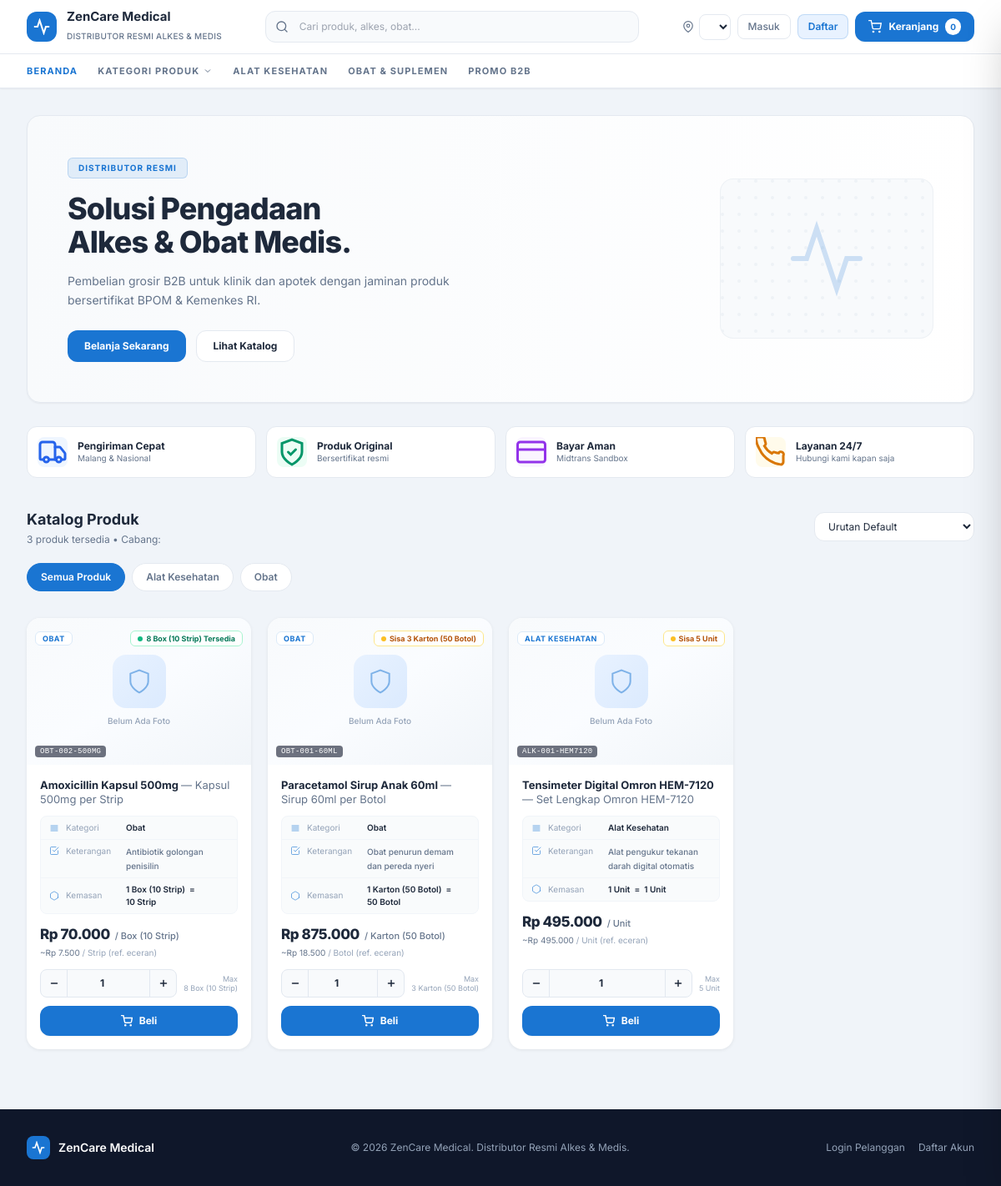
/zencare_store.php, run on the app's committed database.
### tables this page shows
CREATE TABLE pengaturan_web (
    id INT AUTO_INCREMENT PRIMARY KEY,
    nama_toko VARCHAR(100) NOT NULL DEFAULT 'ZenCare Medical',
    deskripsi TEXT NULL,
    telepon VARCHAR(20) NULL,
    whatsapp VARCHAR(20) NULL,
    alamat TEXT NULL,
    logo VARCHAR(255) NULL,
    banner_promosi VARCHAR(255) NULL,
    email_cs VARCHAR(150) NULL
);

CREATE TABLE produk_variasi (
    id INT AUTO_INCREMENT PRIMARY KEY,
    id_produk_induk INT NULL,
    sku_variasi VARCHAR(50) NOT NULL UNIQUE,
    nama_variasi VARCHAR(100) NOT NULL,
    satuan_kecil VARCHAR(50) NOT NULL DEFAULT 'Pcs',
    satuan_besar VARCHAR(50) NOT NULL DEFAULT 'Box',
    rasio_konversi SMALLINT NOT NULL DEFAULT 1,
    harga_jual_kecil DECIMAL(12,2) NOT NULL DEFAULT 0,
    harga_jual_besar DECIMAL(12,2) NOT NULL DEFAULT 0,
    stok_minimum INT NOT NULL DEFAULT 5,
    berat INT NOT NULL DEFAULT 100,
    gambar VARCHAR(500) NULL,
    tampil_di_online BOOLEAN DEFAULT 1,
    is_active BOOLEAN DEFAULT 1,
    FOREIGN KEY (id_produk_induk) REFERENCES produk_induk(id) ON DELETE SET NULL
);

CREATE TABLE produk_induk (
    id INT AUTO_INCREMENT PRIMARY KEY,
    sku_induk VARCHAR(50) NOT NULL UNIQUE,
    nama_produk VARCHAR(150) NOT NULL,
    deskripsi TEXT NULL,
    spesifikasi TEXT NULL COMMENT 'Spesifikasi teknis medis',
    info_pengiriman TEXT NULL,
    kategori ENUM('Obat', 'Alat Kesehatan') NOT NULL,
    gambar VARCHAR(255) NULL,
    is_active BOOLEAN DEFAULT 1,
    created_at TIMESTAMP DEFAULT CURRENT_TIMESTAMP
);

### zencare_store.php (the view, shortened to what the rows shown need)
<?php
require_once __DIR__ . '/config/koneksi.php';
$stmtWeb = $pdo->query("SELECT * FROM pengaturan_web WHERE id=1");
$webCfg  = $stmtWeb->fetch() ?: [];
$namaToko = $webCfg['nama_toko'] ?? 'ZenCare Medical';
$stmtProduk = $pdo->prepare("
    SELECT v.id,
           i.nama_produk AS nama_induk,
           v.nama_variasi,
           CONCAT(i.nama_produk, ' - ', v.nama_variasi) AS nama_produk,
           i.kategori,
           v.harga_jual_besar AS harga_jual,
           v.harga_jual_kecil AS harga_eceran,
           v.berat AS berat_gram,
           v.gambar,
           v.sku_variasi,
           i.deskripsi,
           COALESCE(sc.stok, 0) AS stok_sistem,
           v.tampil_di_online, v.satuan_besar, v.satuan_kecil, v.rasio_konversi
    FROM produk_variasi v
    JOIN produk_induk i ON v.id_produk_induk = i.id
    LEFT JOIN stok_toko sc ON sc.id_variasi = v.id
    WHERE v.is_active = 1 AND i.is_active = 1 AND v.tampil_di_online = 1
    ORDER BY i.kategori ASC, i.nama_produk ASC, v.id ASC
");
$stmtProduk->execute();
$products = $stmtProduk->fetchAll();
?>
<!DOCTYPE html>
<html lang="id">
<head>
    <script src="https://cdn.tailwindcss.com"></script>
</head>
<body class="bg-[#f0f4f9] text-zcTxt font-sans antialiased">
    <header class="bg-white border-b border-zcBrd sticky top-0 z-50 shadow-sm">
        <div class="max-w-7xl mx-auto px-4 lg:px-8 h-16 flex items-center justify-between gap-4">
            <div class="flex items-center gap-3 shrink-0">
                <div class="hidden sm:block">
                    <a href="zencare_store.php" class="text-[15px] font-bold text-zcTxt leading-tight block"><?= htmlspecialchars($namaToko) ?></a>
                    <span class="text-[10px] text-zcMut font-medium uppercase tracking-wide">Distributor Resmi Alkes &amp; Medis</span>
                </div>
            </div>
        </div>
    </header>
    <section class="max-w-7xl mx-auto px-4 lg:px-8 pt-8 pb-4">
        <div class="bg-gradient-to-r from-slate-50 to-white border border-zcBrd rounded-2xl p-8 sm:p-12 flex flex-col md:flex-row items-center justify-between gap-8 shadow-sm">
            <div class="max-w-lg">
                <h1 class="text-3xl sm:text-4xl font-extrabold text-zcTxt tracking-tight leading-[1.15] mb-4">Solusi Pengadaan<br>Alkes &amp; Obat Medis.</h1>
            </div>
        </div>
    </section>
    <main class="max-w-7xl mx-auto px-4 lg:px-8 py-6">
        <div class="flex flex-col sm:flex-row sm:items-center justify-between gap-4 mb-5">
            <div>
                <h2 class="text-lg font-bold text-zcTxt">Katalog Produk</h2>
            </div>
        </div>
        <div class="grid grid-cols-1 sm:grid-cols-2 md:grid-cols-3 lg:grid-cols-4 gap-5" id="product-grid">
            <?php foreach ($products as $p):
                $stokPcs  = intval($p['stok_sistem']);
                $rasio    = intval($p['rasio_konversi']) ?: 1;
                $stokBox  = floor($stokPcs / $rasio);
                $harga    = floatval($p['harga_jual']);
                $hargaEceran = floatval($p['harga_eceran']);
                $satBesar = $p['satuan_besar'];
                $satKecil = $p['satuan_kecil'];
                if ($stokBox <= 0) { $stokClass = 'bg-rose-50 text-rose-600 border-rose-200'; $stokDot = 'bg-rose-500'; $stokLabel = 'Habis'; }
                elseif ($stokBox <= 5) { $stokClass = 'bg-amber-50 text-amber-700 border-amber-200'; $stokDot = 'bg-amber-400'; $stokLabel = "Sisa $stokBox $satBesar"; }
                else { $stokClass = 'bg-emerald-50 text-emerald-700 border-emerald-200'; $stokDot = 'bg-emerald-500'; $stokLabel = "$stokBox $satBesar Tersedia"; }
                $desc = trim($p['deskripsi'] ?? '');
                $descShort = $desc ? mb_strimwidth($desc, 0, 72, '…') : 'Produk medis berkualitas & bersertifikat resmi.';
                $sku = $p['sku_variasi'] ?? '';
            ?>
            <div class="product-card group bg-white rounded-2xl overflow-hidden flex flex-col"
                 style="box-shadow:0 1px 4px rgba(0,0,0,.07);"
                 data-cat="<?= htmlspecialchars($p['kategori']) ?>"
                 data-name="<?= strtolower(htmlspecialchars($p['nama_produk'])) ?>"
                 data-price="<?= $harga ?>"
                 data-id="<?= $p['id'] ?>">
                <a href="ecommerce/produk.php?id=<?= $p['id'] ?>" class="relative bg-gradient-to-br from-slate-50 via-blue-50/30 to-slate-100 overflow-hidden block" style="height:176px">
                    <?php if (!empty($p['gambar'])): ?>
                        <img src="<?= htmlspecialchars($p['gambar']) ?>"
                             alt="<?= htmlspecialchars($p['nama_produk']) ?>"
                             class="w-full h-full object-contain p-3 transition-transform duration-300 group-hover:scale-105">
                    <?php else: ?>
                        <div class="w-full h-full flex flex-col items-center justify-center gap-2">
                            <div class="w-16 h-16 rounded-2xl bg-gradient-to-br from-zcLt to-blue-100 flex items-center justify-center">
                                <svg class="w-8 h-8 text-zc/50" viewBox="0 0 24 24" fill="none" stroke="currentColor" stroke-width="1.5" stroke-linecap="round"><path d="M12 22s8-4 8-10V5l-8-3-8 3v7c0 6 8 10 8 10z"/></svg>
                            </div>
                            <span class="text-[10px] font-medium text-slate-400">Belum Ada Foto</span>
                        </div>
                    <?php endif; ?>
                    <div class="absolute top-2.5 left-2.5">
                        <span class="px-2 py-0.5 bg-white/90 backdrop-blur-sm text-zc text-[9px] font-bold rounded-md border border-zc/15 uppercase tracking-wider">
                            <?= htmlspecialchars($p['kategori']) ?>
                        </span>
                    </div>
                    <div class="absolute top-2.5 right-2.5">
                        <span class="inline-flex items-center gap-1 px-2 py-0.5 rounded-md border text-[9px] font-bold <?= $stokClass ?> backdrop-blur-sm bg-white/80">
                            <span class="w-1.5 h-1.5 rounded-full <?= $stokDot ?> shrink-0"></span>
                            <?= htmlspecialchars($stokLabel) ?>
                        </span>
                    </div>
                    <?php if ($sku): ?>
                    <div class="absolute bottom-2 left-2.5">
                        <span class="px-1.5 py-0.5 bg-slate-900/60 text-white text-[9px] font-mono rounded tracking-wide">
                            <?= htmlspecialchars($sku) ?>
                        </span>
                    </div>
                    <?php endif; ?>
                </a>
                <div class="p-4 flex flex-col flex-1 gap-0">
                    <a href="ecommerce/produk.php?id=<?= $p['id'] ?>" class="block group-hover:text-zc transition">
                        <h3 class="text-[13px] font-bold text-zcTxt leading-snug line-clamp-2 mb-2.5">
                            <?= htmlspecialchars($p['nama_induk']) ?>
                            <span class="font-normal text-zcMut"> &mdash; <?= htmlspecialchars($p['nama_variasi']) ?></span>
                        </h3>
                    </a>
                    <div class="mb-3 rounded-lg border border-slate-100 bg-slate-50/80 divide-y divide-slate-100">
                        <div class="flex items-center gap-2 px-2.5 py-1.5">
                            <svg class="w-3 h-3 text-zc/60 shrink-0" viewBox="0 0 24 24" fill="none" stroke="currentColor" stroke-width="2" stroke-linecap="round"><path d="M4 6h16M4 10h16M4 14h16M4 18h16"/></svg>
                            <span class="text-[10px] text-slate-400 w-16 shrink-0">Kategori</span>
                            <span class="text-[10px] font-semibold text-zcTxt truncate"><?= htmlspecialchars($p['kategori']) ?></span>
                        </div>
                        <div class="flex items-start gap-2 px-2.5 py-1.5">
                            <svg class="w-3 h-3 text-zc/60 shrink-0 mt-px" viewBox="0 0 24 24" fill="none" stroke="currentColor" stroke-width="2" stroke-linecap="round"><path d="M9 11l3 3L22 4"/><path d="M21 12v7a2 2 0 01-2 2H5a2 2 0 01-2-2V5a2 2 0 012-2h11"/></svg>
                            <span class="text-[10px] text-slate-400 w-16 shrink-0">Keterangan</span>
                            <span class="text-[10px] font-medium text-zcMut leading-relaxed line-clamp-2"><?= htmlspecialchars($descShort) ?></span>
                        </div>
                        <div class="flex items-center gap-2 px-2.5 py-1.5">
                            <svg class="w-3 h-3 text-zc/60 shrink-0" viewBox="0 0 24 24" fill="none" stroke="currentColor" stroke-width="2" stroke-linecap="round"><path d="M21 16V8a2 2 0 00-1-1.73l-7-4a2 2 0 00-2 0l-7 4A2 2 0 003 8v8a2 2 0 001 1.73l7 4a2 2 0 002 0l7-4A2 2 0 0021 16z"/></svg>
                            <span class="text-[10px] text-slate-400 w-16 shrink-0">Kemasan</span>
                            <span class="text-[10px] font-semibold text-zcTxt">
                                1&nbsp;<?= htmlspecialchars($satBesar) ?> &nbsp;=&nbsp; <?= $rasio ?>&nbsp;<?= htmlspecialchars($satKecil) ?>
                            </span>
                        </div>
                    </div>
                    <div class="mb-3">
                        <div class="flex items-baseline gap-1.5">
                            <span class="text-[17px] font-extrabold text-zcTxt tracking-tight">
                                Rp <?= number_format($harga, 0, ',', '.') ?>
                            </span>
                            <span class="text-[11px] text-zcMut font-medium">/ <?= htmlspecialchars($satBesar) ?></span>
                        </div>
                        <?php if ($hargaEceran > 0): ?>
                        <div class="flex items-center gap-1.5 mt-0.5">
                            <span class="text-[10px] text-zcMut">
                                ~Rp <?= number_format($hargaEceran, 0, ',', '.') ?>
                                <span class="text-slate-400">/ <?= htmlspecialchars($satKecil) ?> (ref. eceran)</span>
                            </span>
                        </div>
                        <?php endif; ?>
                    </div>
                    <div class="mt-auto">
                    <?php if ($stokBox >= 1): ?>
                        <div class="flex items-center gap-2 mb-2.5">
                            <div class="flex items-center bg-slate-50 border border-slate-200 rounded-lg overflow-hidden flex-1">
                                <button type="button" onclick="adjustQty(<?= $p['id'] ?>, -1, <?= $stokBox ?>)"
                                    class="w-8 h-8 flex items-center justify-center hover:bg-slate-100 text-zcTxt font-bold text-sm transition border-r border-slate-200">
                                    <svg class="w-3 h-3" viewBox="0 0 24 24" fill="none" stroke="currentColor" stroke-width="3" stroke-linecap="round"><path d="M5 12h14"/></svg>
                                </button>
                                <input type="number" id="qty_<?= $p['id'] ?>" value="1" min="1" max="<?= $stokBox ?>" readonly
                                    class="flex-1 text-center text-xs font-bold py-1 bg-transparent focus:outline-none select-none">
                                <button type="button" onclick="adjustQty(<?= $p['id'] ?>, 1, <?= $stokBox ?>)"
                                    class="w-8 h-8 flex items-center justify-center hover:bg-slate-100 text-zcTxt font-bold text-sm transition border-l border-slate-200">
                                    <svg class="w-3 h-3" viewBox="0 0 24 24" fill="none" stroke="currentColor" stroke-width="3" stroke-linecap="round"><path d="M12 5v14M5 12h14"/></svg>
                                </button>
                            </div>
                            <span class="text-[9px] text-slate-400 shrink-0 leading-tight text-right">Max<br><?= $stokBox ?> <?= htmlspecialchars($satBesar) ?></span>
                        </div>
                        <button onclick="addToCart(<?= $p['id'] ?>, '<?= addslashes($p['nama_produk']) ?>', <?= $harga ?>, <?= intval($p['berat_gram']) ?>, '<?= addslashes($p['gambar'] ?? '') ?>', '<?= addslashes($satBesar) ?>', <?= $rasio ?>, <?= $stokBox ?>)"
                            class="w-full flex items-center justify-center gap-2 text-xs font-bold py-2.5 px-3 rounded-xl transition
                                   bg-zc hover:bg-zcHv active:scale-[.98] text-white shadow-sm">
                            <svg class="w-3.5 h-3.5" viewBox="0 0 24 24" fill="none" stroke="currentColor" stroke-width="2.5" stroke-linecap="round">
                                <circle cx="9" cy="21" r="1"/><circle cx="20" cy="21" r="1"/>
                                <path d="M1 1h4l2.68 13.39a2 2 0 002 1.61h9.72a2 2 0 001.95-1.55L23 6H6"/>
                            </svg>
                            Beli
                        </button>
                    <?php endif; ?>
                    </div>
                </div>
            </div>
            <?php endforeach; ?>
        </div>
    </main>
    <footer class="bg-slate-900 text-slate-400 mt-12 py-8">
        <div class="max-w-7xl mx-auto px-4 lg:px-8 flex flex-col sm:flex-row items-center justify-between gap-4">
            <div class="flex items-center gap-2.5">
                <div class="w-7 h-7 rounded-lg bg-zc flex items-center justify-center">
                    <svg class="w-4 h-4 text-white" viewBox="0 0 24 24" fill="none" stroke="currentColor" stroke-width="2.5" stroke-linecap="round"><path d="M22 12h-4l-3 9L9 3l-3 9H2"/></svg>
                </div>
                <span class="text-white font-semibold text-sm"><?= htmlspecialchars($namaToko) ?></span>
            </div>
            <p class="text-xs">&copy; <?= date('Y') ?> <?= htmlspecialchars($namaToko) ?>. Distributor Resmi Alkes &amp; Medis.</p>
            <div class="flex gap-4 text-xs">
                <a href="login_customer.php" class="hover:text-white transition">Login Pelanggan</a>
                <a href="register.php" class="hover:text-white transition">Daftar Akun</a>
            </div>
        </div>
    </footer>
</body>
</html>

### data on the page
pengaturan_web: nama_toko "ZenCare Medical"
produk_variasi: shows "Belum Ada Foto", id_produk_induk.kategori "OBAT", stokLabel "8 Box (10 Strip) Tersedia", sku_variasi "OBT-002-500MG", id_produk_induk.nama_produk "Amoxicillin Kapsul 500mg", nama_variasi "Kapsul 500mg per Strip", id_produk_induk.kategori "Obat", id_produk_induk.deskripsi "Antibiotik golongan penisilin", satuan_besar "Box (10 Strip)", rasio_konversi "10", satuan_kecil "Strip", harga_jual_besar "70.000", harga_jual_kecil "7.500", stokBox "8"
produk_variasi: shows "Belum Ada Foto", id_produk_induk.kategori "OBAT", stokLabel "Sisa 3 Karton (50 Botol)", sku_variasi "OBT-001-60ML", id_produk_induk.nama_produk "Paracetamol Sirup Anak 60ml", nama_variasi "Sirup 60ml per Botol", id_produk_induk.kategori "Obat", id_produk_induk.deskripsi "Obat penurun demam dan pereda nyeri", satuan_besar "Karton (50 Botol)", rasio_konversi "50", satuan_kecil "Botol", harga_jual_besar "875.000", harga_jual_kecil "18.500", id "1", stokBox "3"
produk_variasi: shows "Belum Ada Foto", id_produk_induk.kategori "ALAT KESEHATAN", stokLabel "Sisa 5 Unit", sku_variasi "ALK-001-HEM7120", id_produk_induk.nama_produk "Tensimeter Digital Omron HEM-7120", nama_variasi "Set Lengkap Omron HEM-7120", id_produk_induk.kategori "Alat Kesehatan", id_produk_induk.deskripsi "Alat pengukur tekanan darah digital otomatis", satuan_besar "Unit", rasio_konversi "1", satuan_kecil "Unit", harga_jual_besar "495.000", harga_jual_kecil "495.000", stokBox "5"

### other printed values
$info['title'] "Pengiriman Cepat"
$info['sub'] "Malang & Nasional"
$info['title'] "Produk Original"
$info['sub'] "Bersertifikat resmi"
$info['title'] "Bayar Aman"
$info['sub'] "Midtrans Sandbox"
$info['title'] "Layanan 24/7"
$info['sub'] "Hubungi kami kapan saja"
count($products) "3"
$cat "Alat Kesehatan"
$cat "Obat"
